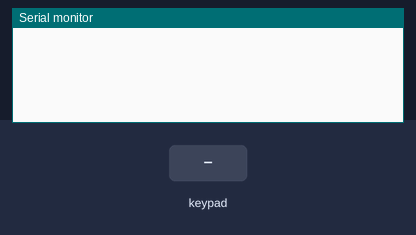
The sketch below on a simulated ESP8266 (NodeMCU). Parts: the last lines printed to the serial monitor. The inputs (shaded band) are chosen by the test bench.

Above: at 1.8 s.
1.9 s: key '1' pressed
At 2.4 s:
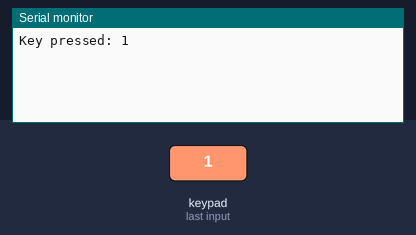
3.5 s: keypad keys 1 2 # pressed 0.733 s apart
At 7.2 s:
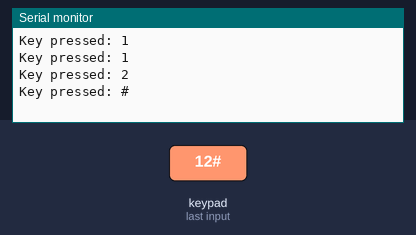
8.0 s: key 'A' pressed
At 8.3 s:
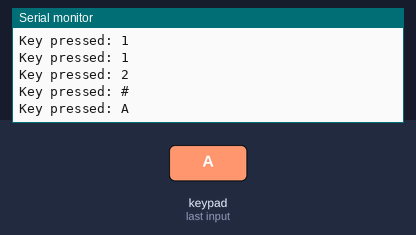
9.5 s: keypad keys 1 2 * pressed 0.733 s apart
At 13.1 s:
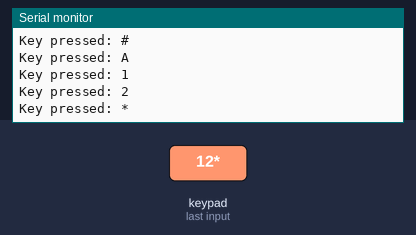
14.0 s: key 'B' pressed
At 15.2 s:
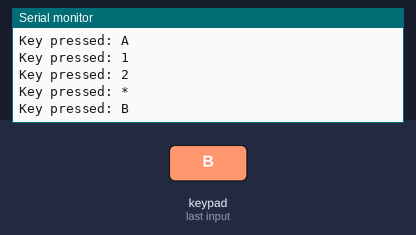
15.5 s: keypad keys 1 2 D pressed 0.733 s apart
At 19.1 s:
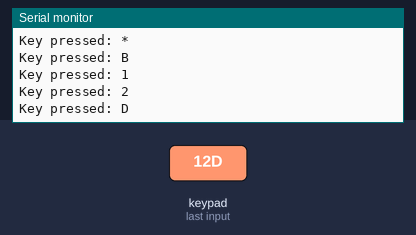

The sketch:

4x4KeypadEsp8266.ino
```cpp
#include <Keypad.h>
#include <ESP8266WiFi.h>

const byte n_rows = 4;
const byte n_cols = 4;

char keys[n_rows][n_cols] = {
  {'1','2','3','A'},
  {'4','5','6','B'},
  {'7','8','9','C'},
  {'*','0','#','D'}
};

byte colPins[n_rows] = {D3, D2, D1, D0};
byte rowPins[n_cols] = {D7, D6, D5, D4};

Keypad myKeypad = Keypad( makeKeymap(keys), rowPins, colPins, n_rows, n_cols);

void setup(){
  Serial.begin(115200);
}

void loop(){
  char myKey = myKeypad.getKey();

  if (myKey != NULL){
    Serial.print("Key pressed: ");
    Serial.println(myKey);
  }
  delay(500);
}
```

Measured:
- after the input at 1.9 s, the serial monitor: prints a new line after 0.10 s (image 1)
- after the input at 3.5 s, the serial monitor: prints a new line after 1.5 s (image 2)
- after the input at 8.0 s, the serial monitor: prints a new line at once (image 3)
- after the input at 9.5 s, the serial monitor: prints a new line at once (image 4)
- after the input at 14.0 s, the serial monitor: prints a new line at once (image 5)
- after the input at 15.5 s, the serial monitor: prints a new line at once (image 6)
